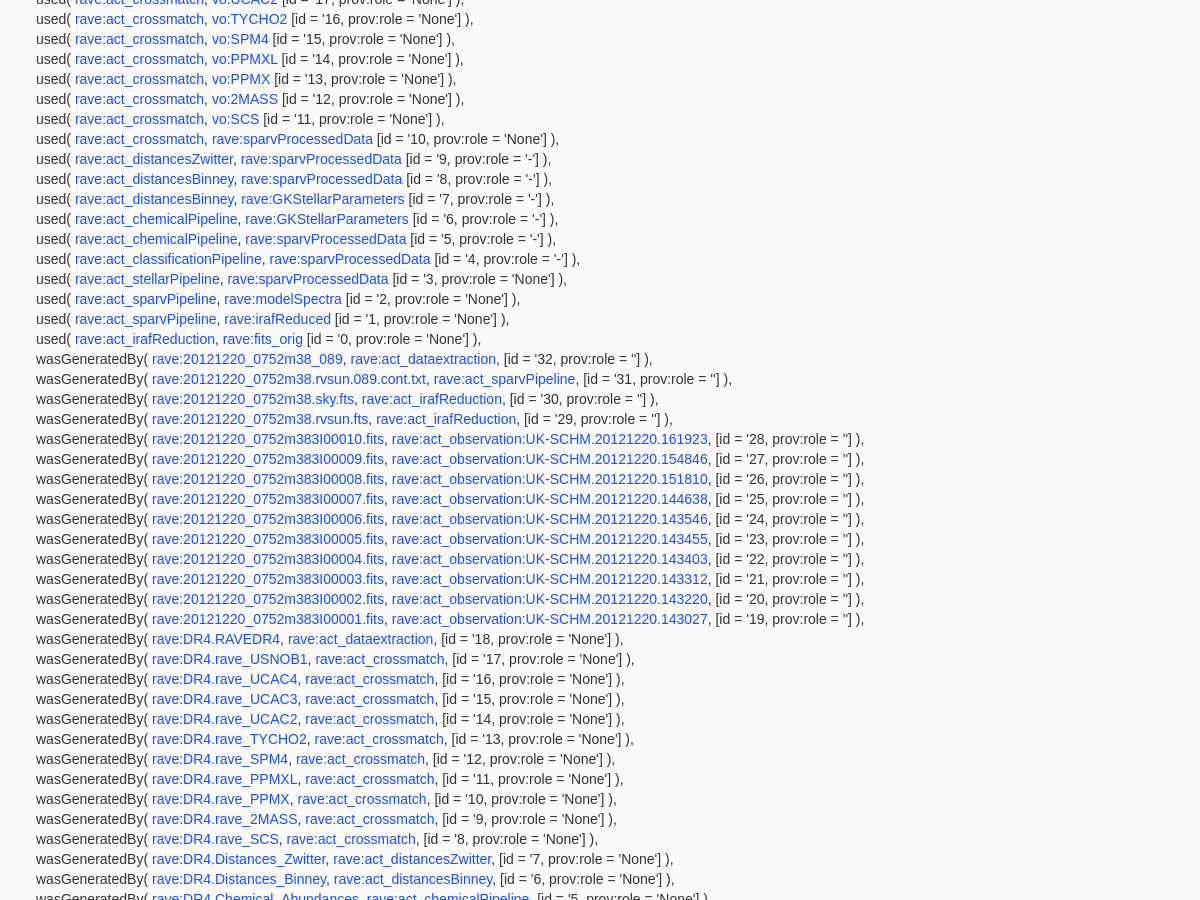
Page /provapp/prettyprovn/ (middle part) on the earlier database version.
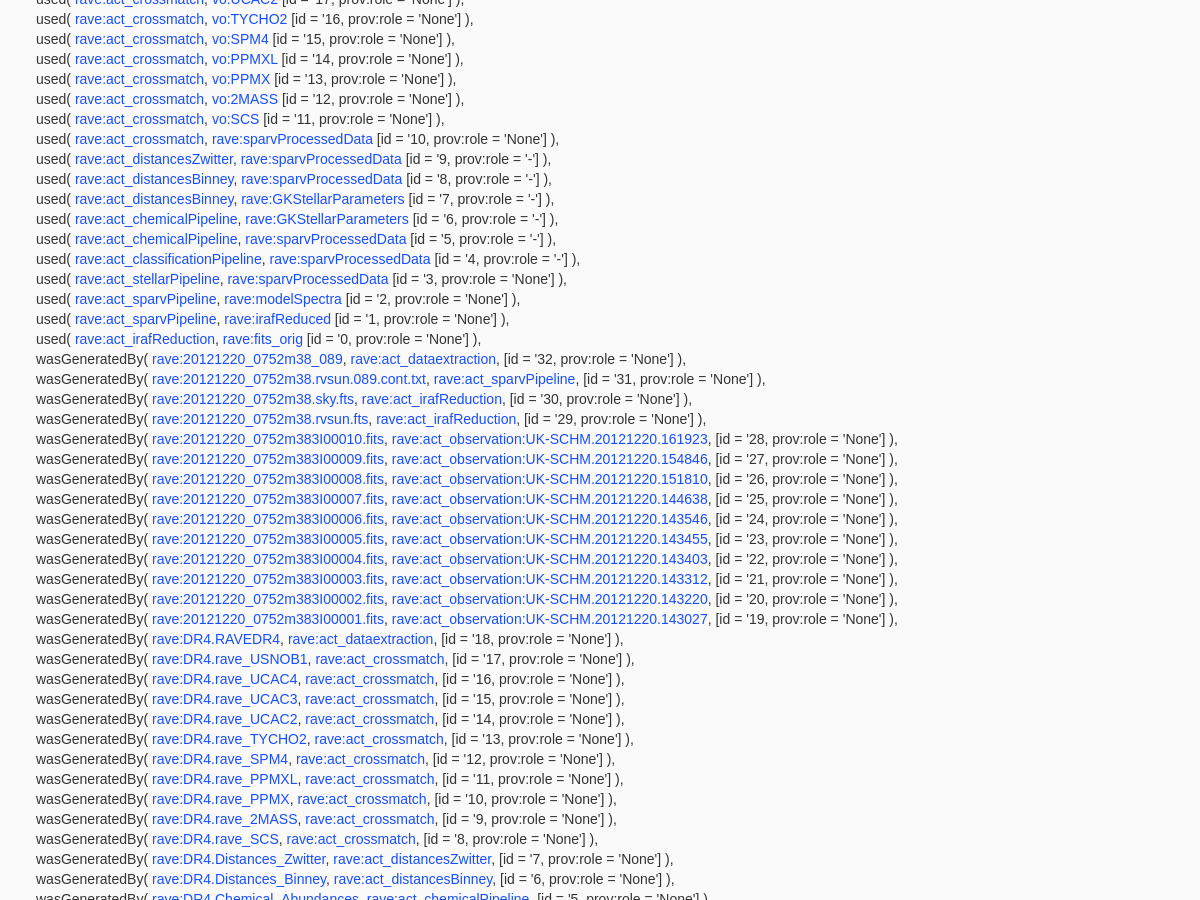
Same page on the later database version.
### provapp/models.py (models this page shows, shortened)
@python_2_unicode_compatible
class Used(models.Model):
    id = models.AutoField(primary_key=True)
    activity = models.ForeignKey(Activity, null=True) #, on_delete=models.CASCADE) # Should be required!
    entity = models.ForeignKey(Entity, null=True) #, on_delete=models.CASCADE) # Should be required!
    time = models.DateTimeField(null=True)
    role = models.CharField(max_length=128, blank=True, null=True)

@python_2_unicode_compatible
class Activity(models.Model):
    id = models.CharField(primary_key=True, max_length=128)
    name = models.CharField(max_length=128, null=True) # should require this, otherwise do not know what to show!
    type = models.CharField(max_length=128, null=True, choices=ACTIVITY_TYPE_CHOICES)
    annotation = models.CharField(max_length=1024, blank=True, null=True)
    startTime = models.DateTimeField(null=True) # should be: null=False, default=timezone.now())
    endTime = models.DateTimeField(null=True) # should be: null=False, default=timezone.now())
    doculink = models.CharField('documentation link', max_length=512, blank=True, null=True)

@python_2_unicode_compatible
class Entity(models.Model):
    id = models.CharField(primary_key=True, max_length=128)
    name = models.CharField(max_length=128, null=True) # human readable label
    type = models.CharField(max_length=128, null=True, choices=ENTITY_TYPE_CHOICES) # types of entities: single entity, dataset
    annotation = models.CharField(max_length=1024, null=True, blank=True)
    status = models.CharField(max_length=128, null=True, blank=True)
    dataType= models.CharField(max_length=128, null=True, blank=True)
    storageLocation = models.CharField('storage location', max_length=1024, null=True, blank=True)

@python_2_unicode_compatible
class WasGeneratedBy(models.Model):
    id = models.AutoField(primary_key=True)
    entity = models.ForeignKey(Entity, null=True) #, on_delete=models.CASCADE)
    activity = models.ForeignKey(Activity, null=True) #, on_delete=models.CASCADE)
    time = models.DateTimeField(null=True)
    role = models.CharField(max_length=128, blank=True, null=True)

### provapp/views.py (the view)
def prettyprovn(request):
    activity_list = Activity.objects.order_by('-startTime')[:]
    entity_list = Entity.objects.order_by('-name')[:]
    agent_list = Agent.objects.order_by('-name')[:]
    used_list = Used.objects.order_by('-id')[:]
    wasGeneratedBy_list = WasGeneratedBy.objects.order_by('-id')[:]
    wasAssociatedWith_list = WasAssociatedWith.objects.order_by('-id')[:]
    wasAttributedTo_list = WasAttributedTo.objects.order_by('-id')[:]
    return render(request, 'provapp/provn.html',
                 {'activity_list': activity_list,
                  'entity_list': entity_list,
                  'agent_list': agent_list,
                  'used_list': used_list,
                  'wasGeneratedBy_list': wasGeneratedBy_list,
                  'wasAssociatedWith_list': wasAssociatedWith_list,
                  'wasAttributedTo_list': wasAttributedTo_list
                 })

### provapp/templates/provapp/provn.html (shortened to what this page needs)
{% extends "provapp/base.html" %}
{% block content %}
<div>
{% if activity_list %}
    {% for activity in activity_list %}
        <br>
    {% endfor %}
{% endif %}
{% if entity_list %}
    {% for entity in activity_list %}
        <br>
    {% endfor %}
{% endif %}
{% if agent_list %}
    {% for ag in agent_list %}
        <br>
    {% endfor %}
{% endif %}
{% if used_list %}
    {% for u in used_list %}
        <span class="used">used</span>( <a href="{% url 'provapp:activity-detail' u.activity.id %}">{{ u.activity.id }}</a>,
        <a href="{% url 'provapp:entity-detail' u.entity.id %}">{{ u.entity.id }}</a>
        [id = '{{ u.id }}, prov:role = '{{ u.role }}'] ),
        <br>
    {% endfor %}
{% endif %}
{% if wasGeneratedBy_list %}
    {% for w in wasGeneratedBy_list %}
        <span class="wasGeneratedBy">wasGeneratedBy</span>( <a href="{% url 'provapp:entity-detail' w.entity.id %}">{{ w.entity.id }}</a>,
         <a href="{% url 'provapp:activity-detail' w.activity.id %}">{{ w.activity.id }}</a>,
        [id = '{{ w.id }}, prov:role = '{{ w.role }}'] ),
        <br>
    {% endfor %}
{% endif %}
{% if wasAssociatedWith_list %}
    {% for w in wasAssociatedWith_list %}
        <br>
    {% endfor %}
{% endif %}
{% if wasAttributedTo_list %}
    {% for w in wasAttributedTo_list %}
        <br>
    {% endfor %}
{% endif %}
</div>
{% endblock %}

### provapp/templates/provapp/base.html (shortened to what this page needs)
<!DOCTYPE HTML PUBLIC "-//W3C//DTD HTML 4.01//EN">
<html lang="en">
<head>
{% load staticfiles %}
<link rel="stylesheet" type="text/css" href="{% static 'provapp/bootstrap.css' %}" />
<link rel="stylesheet" type="text/css" href="{% static 'provapp/style.css' %}" />
</head>
<body>
<div class="container-fluid">
{% block content %}{% endblock %}
</div>
</body>
</html>

### provapp/static/provapp/style.css (style rules this page uses)
body { font-family: "Droid Sans",Helvetica,Arial,sans-serif; color: #333; padding-left: 1.5em; padding-right: 1.5em; background-color: #fafafa; }

Differences in the rows shown:
changed WasGeneratedBy "rave:20121220_0752m38_089": role (not shown) → "None"
changed WasGeneratedBy "rave:20121220_0752m38.rvsun.089.cont.txt": role (not shown) → "None"
changed WasGeneratedBy "rave:20121220_0752m38.sky.fts": role (not shown) → "None"
changed WasGeneratedBy "rave:20121220_0752m38.rvsun.fts": role (not shown) → "None"
changed WasGeneratedBy "rave:20121220_0752m383I00010.fits": role (not shown) → "None"
changed WasGeneratedBy "rave:20121220_0752m383I00009.fits": role (not shown) → "None"
changed WasGeneratedBy "rave:20121220_0752m383I00008.fits": role (not shown) → "None"
changed WasGeneratedBy "rave:20121220_0752m383I00007.fits": role (not shown) → "None"
changed WasGeneratedBy "rave:20121220_0752m383I00006.fits": role (not shown) → "None"
changed WasGeneratedBy "rave:20121220_0752m383I00005.fits": role (not shown) → "None"
changed WasGeneratedBy "rave:20121220_0752m383I00004.fits": role (not shown) → "None"
changed WasGeneratedBy "rave:20121220_0752m383I00003.fits": role (not shown) → "None"
changed WasGeneratedBy "rave:20121220_0752m383I00002.fits": role (not shown) → "None"
changed WasGeneratedBy "rave:20121220_0752m383I00001.fits": role (not shown) → "None"
